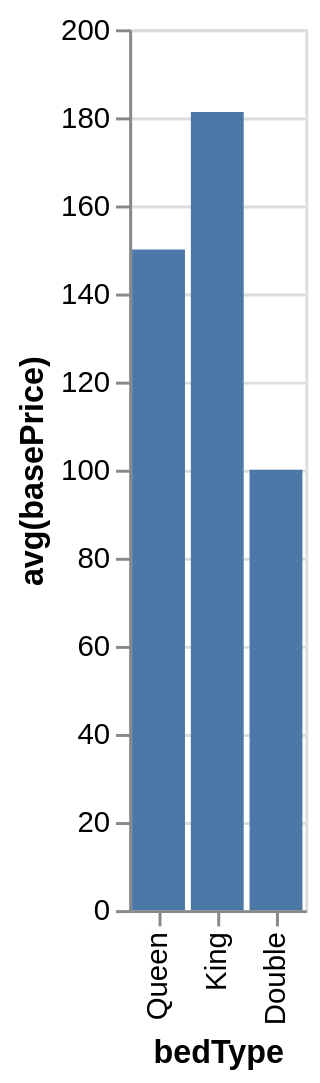

Write the Vega-Lite specification saved for this chart.
### Vega-Lite specification from a JSON file in a GitHub repository (floating-point values rounded to 4 significant figures)
{"data": {"values": [{"x_data": "Double", "y_data": 100}, {"x_data": "King", "y_data": 181.2}, {"x_data": "Queen", "y_data": 150}]}, "mark": "bar", "encoding": {"x": {"field": "x_data", "type": "nominal", "title": "bedType", "sort": "descending"}, "y": {"field": "y_data", "type": "quantitative", "title": "avg(basePrice)"}}}
